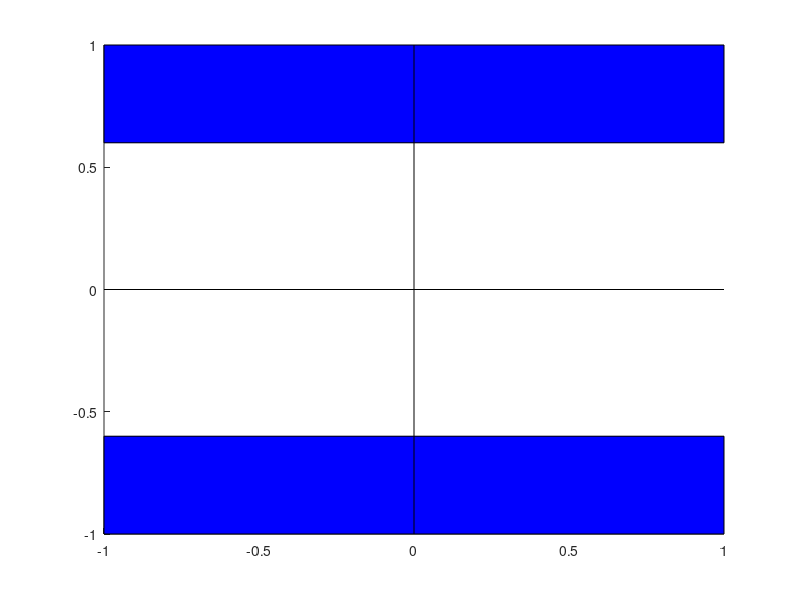

The MATLAB source for this figure: (Note: this script raises an error after producing the figure.)
function p3_28()
    tpp = 0.6;
    figure();
    hold on
        fill([-1 1 1 -1], [tpp tpp 1 1], 'b');
        fill([-1 1 1 -1], [-tpp -tpp -1 -1], 'b');
        plot([0 0],[-1 1], 'k');
        plot([-1 1],[0 0], 'k');
    hold off
    hline(-tpp+0.005, "\quad$\omega_d' \rightarrow t_p'$", 'left', 'bottom');
    hline(tpp-0.005, "$\quad\omega_d' \rightarrow t_p'$", 'left', 'top');
    title({"3.28 Acceptable poles in blue such that peak time $t_p < t_p'=0.6$"}, 'Interpreter', 'latex');
    xlabel('$\sigma$', 'Interpreter', 'latex');
    ylabel('$j\omega$', 'Interpreter', 'latex');
    saveas(gcf, 'p3_28.png', 'png');
end

 % Draws a grey verical dashed line at the given X-axis value on the
% current plot, with a label of the given text at the bottom (or
% top).
% side: 'left','right','center','auto'
% valign: 'top','bottom'
function vline(x, txt, side, valign, color)
    if nargin < 3
        side = 'auto';
    end
    if nargin < 4
        valign = 'bottom';
    end
    if nargin < 5
        color = [0.5 0.4 0.4]; % grey
    end

    if strcmp(side, 'auto')
        if x > mean(xlim)
            side = 'right';
        else
            side = 'left';
        end
    end

    hold on
        plot([x x], ylim, ':', 'Color', color);
        size = ylim;
        if strcmp(valign, 'bottom')
            fact = 0.05;
        else
            fact = 0.95;
        end
        text(x, fact*diff(size) + size(1), char(txt), 'Color', color, 'HorizontalAlignment', side, 'Interpreter', 'latex');
    hold off
end
% Draws a grey horizontal dashed line at the given Y-axis value on 
% the current plot, with a label of the given text at the left.
% pos: 'left','center','right'
% valign: 'top','middle','bottom','cap','baseline'
function hline(y, txt, pos, valign, color)
    if nargin < 3
        hfact = 1; % Horizontal Positioning Factor
    else
        hfact = (find(pos==["left" "center" "right"],1) - 1) / 2;
        if isempty(hfact)
            hfact = 1;
        end
    end
    if nargin < 4
        if y > mean(ylim)
            valign = 'top';
        else
            valign = 'bottom';
        end
    end
    if nargin < 5
        color = [0.5 0.4 0.4]; % grey
    end

    hold on
        plot(xlim, [y y], ':', 'Color', color);
        size = xlim;
        text(hfact*diff(size) + size(1), y, char(txt), 'Color', color, 'HorizontalAlignment', pos, 'VerticalAlignment', valign, 'Interpreter', 'latex');
    hold off
end